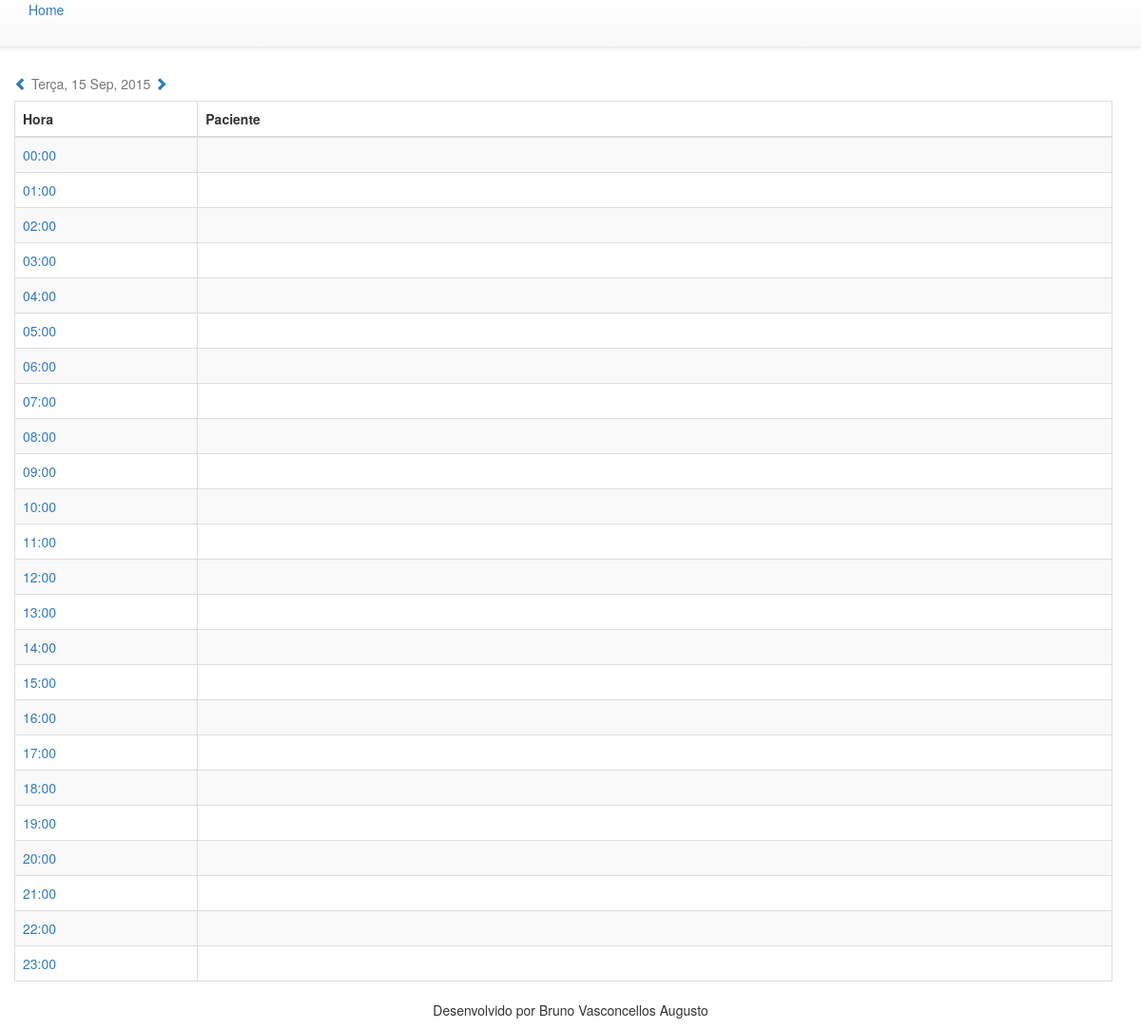
The page /home/index/2015-09-15 on the database its author committed.
### tables this page shows
CREATE TABLE `tbhoraagenda` (
  `id` int(11) unsigned NOT NULL AUTO_INCREMENT,
  `hora` int(2) NOT NULL,
  `descricao` varchar(10) NOT NULL,
  PRIMARY KEY (`id`)
);

### application/controllers/Home.php (called while the page is built, shortened)
<?php
class Home extends CI_Controller {
	public function index(){
		$this->load->helper('url');
		$title = "Sistema de Agendamento";
		$data['url_title'] = url_title($title,' ');
		$this->load->model('AgendaModel');
		if($this->uri->segment(3)){
			$dataUrl = $this->uri->segment(3);
		}else{
			$dataUrl 	= $this->AgendaModel->geraDataUrl();
		}
		$getAgenda 	= $this->AgendaModel->getAgenda($dataUrl);
		$diaSemana 	= $this->AgendaModel->getDiaSemana($dataUrl);
		$diaMes 	= $this->AgendaModel->getDiaMes($dataUrl);
		$data['agenda'] 	= $getAgenda;
		$data['dataUrl'] 	= $dataUrl;
		$data['diaSemana']	= $diaSemana;
		$data['diaMes']		= $diaMes;
		$this->load->view('home/index', $data);
	}
}

### index.php (called while the page is built, shortened)
<?php
require_once BASEPATH.'core/CodeIgniter.php';

### application/models/AgendaModel.php (called while the page is built, shortened)
<?php
	class AgendaModel extends CI_Model {
		public function getAgenda($dataUrl = null){
			if(!$dataUrl){
				$dataUrl = 'CURDATE()';
			}else{
				$dataUrl = "'$dataUrl'";
			}
			$sql = "SELECT
						T1.hora,T1.descricao,
						T2.id AS id_agendamento,T2.status,
						T2.data_agendamento,
						DATE_FORMAT(T2.hora_agendamento,'%H:%i') AS hora_agendamento,
						T3.nome AS nome_pacimente
					FROM
						tbhoraagenda T1
						LEFT OUTER JOIN tbagendamento T2 ON T2.id_hora = T1.hora AND T2.data_agendamento = $dataUrl AND T2.status = 'A'
						LEFT OUTER JOIN tbpaciente T3 ON T3.id_agendamento = T2.id
						ORDER BY T1.hora
					";
			$query = $this->db->query($sql);
			return $query->result ();
		}
		public function getDiaSemana($diaSemana){
			$diaSemana = date( 'N', strtotime( $diaSemana ) );
			switch ($diaSemana) {
				case 2:
					$diaSemana = 'Terça';
					break;
			}
			return $diaSemana;
		}
		public function geraDataUrl($dataUrl = null, $dias = null){
			if(!$dias){
				$dataUrl = date('Y-m-d');
			}else{
				$dataUrl 	= date('Y-m-d', strtotime($dias." days",strtotime($dataUrl)));
			}
			return $dataUrl = $dataUrl;
		}
		public function getDiaMes($diaMes){
			$diaMes = date( 'd M, Y', strtotime( $diaMes ) );
			return $diaMes;
		}
	}
?>

### application/views/home/index.php (the view, shortened to what this page needs)
<?php
	$beforeUrl = array('home','index',$this->AgendaModel->geraDataUrl($dataUrl,-1));
	$afterUrl  = array('home','index',$this->AgendaModel->geraDataUrl($dataUrl,+1));
?>
<div class="container">
	<div class="table-responsive">
		<table class="table table-bordered table-striped">
			<caption>
				<a href="<?=base_url($beforeUrl)?>"><span class="glyphicon glyphicon-chevron-left" aria-hidden="true"></span></a>
				<span><?=$diaSemana?>, <?=$diaMes?></span>
				<a href="<?=base_url($afterUrl)?>"><span class="glyphicon glyphicon-chevron-right" aria-hidden="true"></span></a>
			</caption>
			<thead>
				<tr>
					<th class="col-md-2">Hora</th>
					<th class="col-md-10">Paciente</th>
				</tr>
			</thead>
			<tbody>
				<?php
					foreach ($agenda as $key => $horaAgenda){
						$segmentos = array('agenda', 'cadastro', $dataUrl, $horaAgenda->hora);
						if(!isset($horaAgenda->data_agendamento)){
				?>
							<tr>
								<td><a href="<?=base_url($segmentos)?>" data-fancybox-type="ajax" id="horaMarcada" title="Novo Agendamento"><?=$horaAgenda->descricao?></a></td>
								<td></td>
							</tr>
				<?php
						}
					}
				?>
			</tbody>
		</table>
	</div>
</div>

### application/views/home/index.php (style rules this page uses)
body > .container { padding: 70px 15px 0 0; }

### rows shown on the page
tbhoraagenda: descricao "00:00"
tbhoraagenda: descricao "01:00"
tbhoraagenda: descricao "02:00"
tbhoraagenda: descricao "03:00"
tbhoraagenda: descricao "04:00"
tbhoraagenda: descricao "05:00"
tbhoraagenda: descricao "06:00"
tbhoraagenda: descricao "07:00"
tbhoraagenda: descricao "08:00"
tbhoraagenda: descricao "09:00"
tbhoraagenda: descricao "10:00"
tbhoraagenda: descricao "11:00"
tbhoraagenda: descricao "12:00"
tbhoraagenda: descricao "13:00"
tbhoraagenda: descricao "14:00"
tbhoraagenda: descricao "15:00"
tbhoraagenda: descricao "16:00"
tbhoraagenda: descricao "17:00"
tbhoraagenda: descricao "18:00"
tbhoraagenda: descricao "19:00"
tbhoraagenda: descricao "20:00"
tbhoraagenda: descricao "21:00"
tbhoraagenda: descricao "22:00"
tbhoraagenda: descricao "23:00"

### other values the page prints
$diaSemana "Terça"
$diaMes "15 Sep, 2015"
